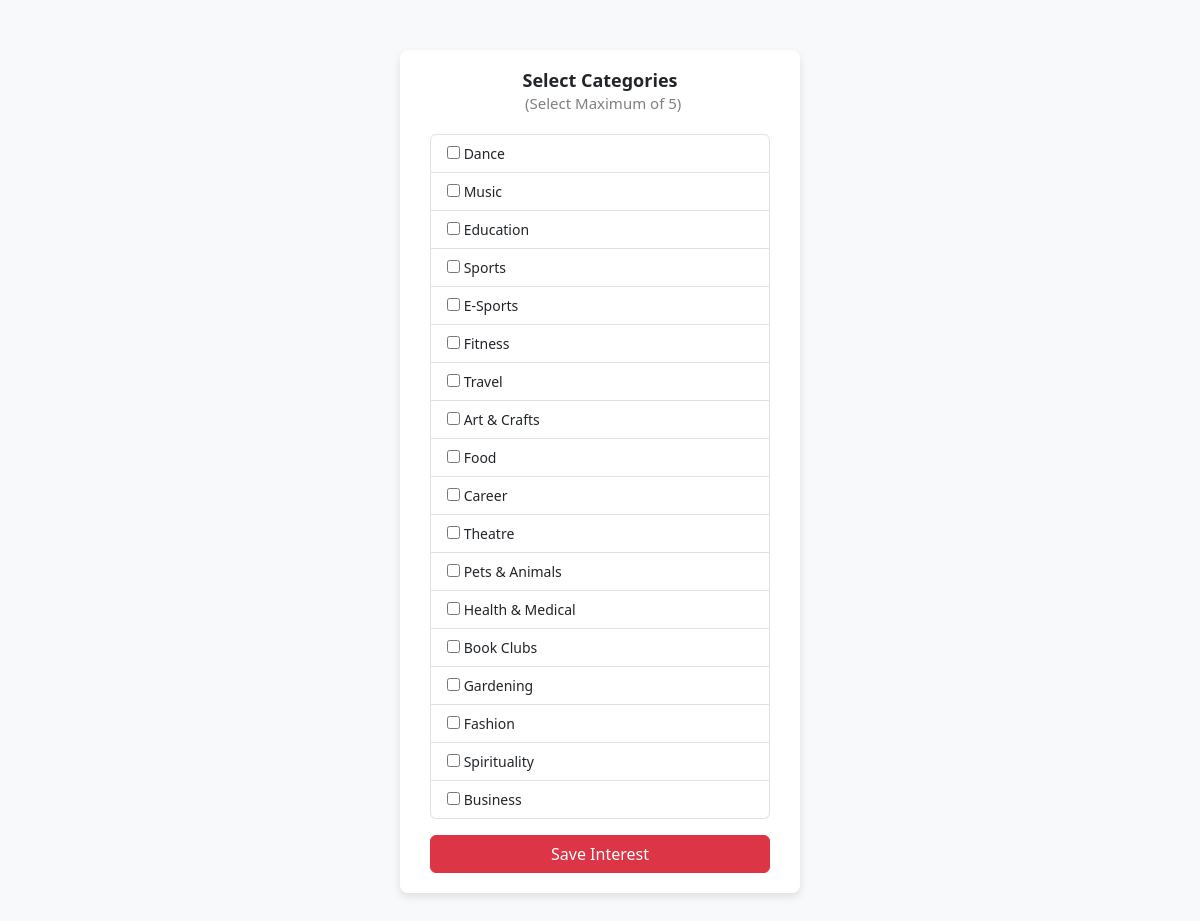
The app's page /categories.php (signed in) with its own data.
### tables this page shows
CREATE TABLE IF NOT EXISTS `interest` (
  `interest_id` int NOT NULL AUTO_INCREMENT,
  `interest_name` varchar(255) DEFAULT NULL,
  PRIMARY KEY (`interest_id`)
);

### categories.php (the view, shortened to what this page needs)
<?php
include 'connection.php';
$query = "SELECT interest_id, interest_name FROM interest";
$interests = $conn->query($query);
?>
<!DOCTYPE html>
<html lang="en">
<head>
    <link href="https://cdn.jsdelivr.net/npm/bootstrap@5.3.0-alpha1/dist/css/bootstrap.min.css" rel="stylesheet">
</head>
<body>
    <div class="form-container">
        <h5>Select Categories</h5>
        <span class="max">(Select Maximum of 5)</span>
        <form method="POST">
            <ul class="list-group">
                <?php while ($interest = $interests->fetch_assoc()): ?>
                    <li class="list-group-item">
                        <input class="interest-checkbox" type="checkbox" name="interest[]" value="<?php echo $interest['interest_id']; ?>">
                        <?php echo $interest['interest_name']; ?>
                    </li>
                <?php endwhile; ?>
            </ul>
            <button type="submit" class="btn btn-danger mt-3">Save Interest</button>
        </form>
    </div>
</body>
</html>

### categories.php (style rules this page uses)
body { display: flex; justify-content: center; align-items: center; background-color: #f8f9fa; margin: 0; }
.form-container { background: white; padding: 20px 30px; border-radius: 8px; box-shadow: 0 4px 8px rgba(0, 0, 0, 0.1); width: 400px; margin-top: 50px; margin-bottom: 50px; }
h5 { text-align: center; margin-bottom: 0; font-size: 18px; font-weight: bold; }
.list-group-item { font-size: 14px; }
button { width: 100%; }
.max { color: grey; font-size: 15px; display: table; margin-bottom: 20px; margin-left: 95px; }

### records on screen
interest: interest_name "Dance"
interest: interest_name "Music"
interest: interest_name "Education"
interest: interest_name "Sports"
interest: interest_name "E-Sports"
interest: interest_name "Fitness"
interest: interest_name "Travel"
interest: interest_name "Art & Crafts"
interest: interest_name "Food"
interest: interest_name "Career"
interest: interest_name "Theatre"
interest: interest_name "Pets & Animals"
interest: interest_name "Health & Medical"
interest: interest_name "Book Clubs"
interest: interest_name "Gardening"
interest: interest_name "Fashion"
interest: interest_name "Spirituality"
interest: interest_name "Business"
